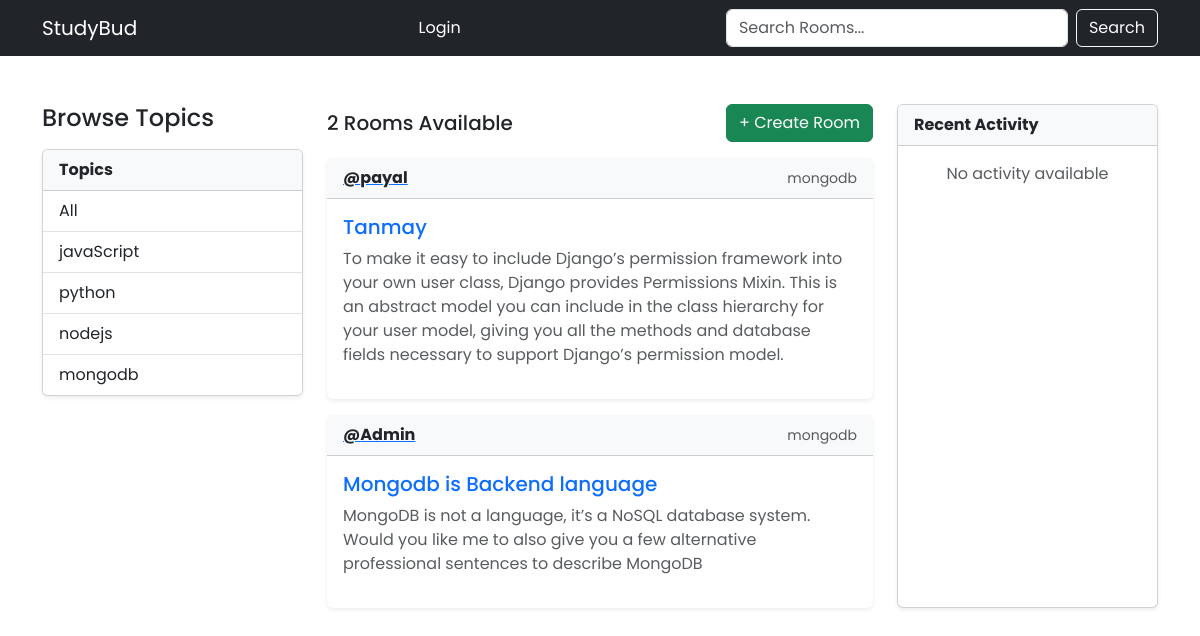
The page /?q=mongodb on the database its author committed.
### base/models.py (models this page shows, shortened)
class Topic(models.Model):
    name = models.CharField(max_length=200)

class Room(models.Model):
    host = models.ForeignKey(User, on_delete=models.SET_NULL, null=True)
    topic = models.ForeignKey(Topic, on_delete=models.SET_NULL, null=True)
    name = models.CharField(max_length=200)
    description = models.TextField(null=True, blank=True)
    participants = models.ManyToManyField(User, related_name='participants', blank=True)
    updated = models.DateTimeField(auto_now=True)
    created = models.DateTimeField(auto_now_add=True)
    class Meta:
        ordering = ['-updated', '-created']

### base/views.py (the view)
# urls.py: path('', views.home, name='home'),
def home(request):
    q = request.GET.get('q') if request.GET.get('q') != None else ''
    rooms = Room.objects.filter(
        Q(topic__name__icontains=q) |
        Q(name__icontains=q) |
        Q(description__icontains=q)
    )
    topics = Topic.objects.all()
    room_count = len(rooms) | rooms.count()
    room_message = Message.objects.filter(
        Q(room__topic__name__icontains=q)
    )
    context = {'rooms':rooms, "topics":topics, "room_count":room_count, 'room_message':room_message}
    return render(request, 'base/home.html',context)

### base/templates/base/home.html
{% extends 'layout.html' %} {% block content %}
<div class="row">
  <div class="col-12 col-lg-3">{% include 'base/topic_component.html' %}</div>
  <div class="col-12 col-lg-6">
    <div class="d-flex justify-content-between align-items-center mb-3">
      <h5 class="mb-0">{{ room_count }} Rooms Available</h5>
      <a href="{% url 'create-room' %}" class="btn btn-success">
        + Create Room
      </a>
    </div>
    {% include 'base/feed_component.html' %}
  </div>
  <div class="col-12 col-lg-3">
    {% include 'base/activity_component.html' %}
  </div>
</div>
{% endblock %}

### base/templates/base/topic_component.html
<h4 class="mb-3">Browse Topics</h4>
<div class="card shadow-sm">
  <div class="card-header bg-light fw-bold">Topics</div>
  <ul class="list-group list-group-flush">
    <li class="list-group-item py-2">
      <a href="{% url 'home' %}" class="d-block text-decoration-none text-dark">
        All
      </a>
    </li>
    {% for topic in topics %}
    <li class="list-group-item py-2">
      <a
        href="{% url 'home' %}?q={{ topic.name }}"
        class="d-block text-decoration-none text-dark"
      >
        {{ topic.name }}
      </a>
    </li>
    {% empty %}
    <li class="list-group-item text-muted">No topics available</li>
    {% endfor %}
  </ul>
</div>

### base/templates/base/feed_component.html (shortened to what this page needs)
<div class="d-flex flex-column gap-3">
  {% for room in rooms %}
  <div class="card shadow-sm border-0">
    <div
      class="card-header bg-light d-flex justify-content-between align-items-center"
    >
      <a href="{% url 'profile' room.host.id %}">
        <span class="fw-bold text-dark">@{{ room.host.username }}</span>
      </a>
      <small class="text-muted">{{ room.topic.name }}</small>
    </div>
    <div class="card-body">
      <h5 class="card-title mb-2">
        <a href="{% url 'room' room.id %}" class="text-decoration-none"
          >{{ room.name }}</a
        >
      </h5>
      <p class="card-text text-muted mb-3">
        {{ room.description|default:"No description provided." }}
      </p>
    </div>
  </div>
  {% empty %}
  <div class="alert alert-warning">No rooms found.</div>
  {% endfor %}
</div>

### templates/layout.html (style rules this page uses)
* { font-family: "Poppins", sans-serif; }

### rows shown on the page
Topic: name "javaScript"
Topic: name "python"
Topic: name "nodejs"
Topic: name "mongodb"
Room: host.username "payal", topic.name "mongodb", name "Tanmay", description "To make it easy to include Django’s permission framework into your own user class, Django provides Permissions Mixin. This is an abstract model you can include in the class hierarchy for your user model, giving you all the methods and database fields necessary to support Django’s permission model."
Room: host.username "Admin", topic.name "mongodb", name "Mongodb is Backend language", description "MongoDB is not a language, it’s a NoSQL database system. Would you like me to also give you a few alternative professional sentences to describe MongoDB"

### other values the page prints
{{ room_count }} "2"
